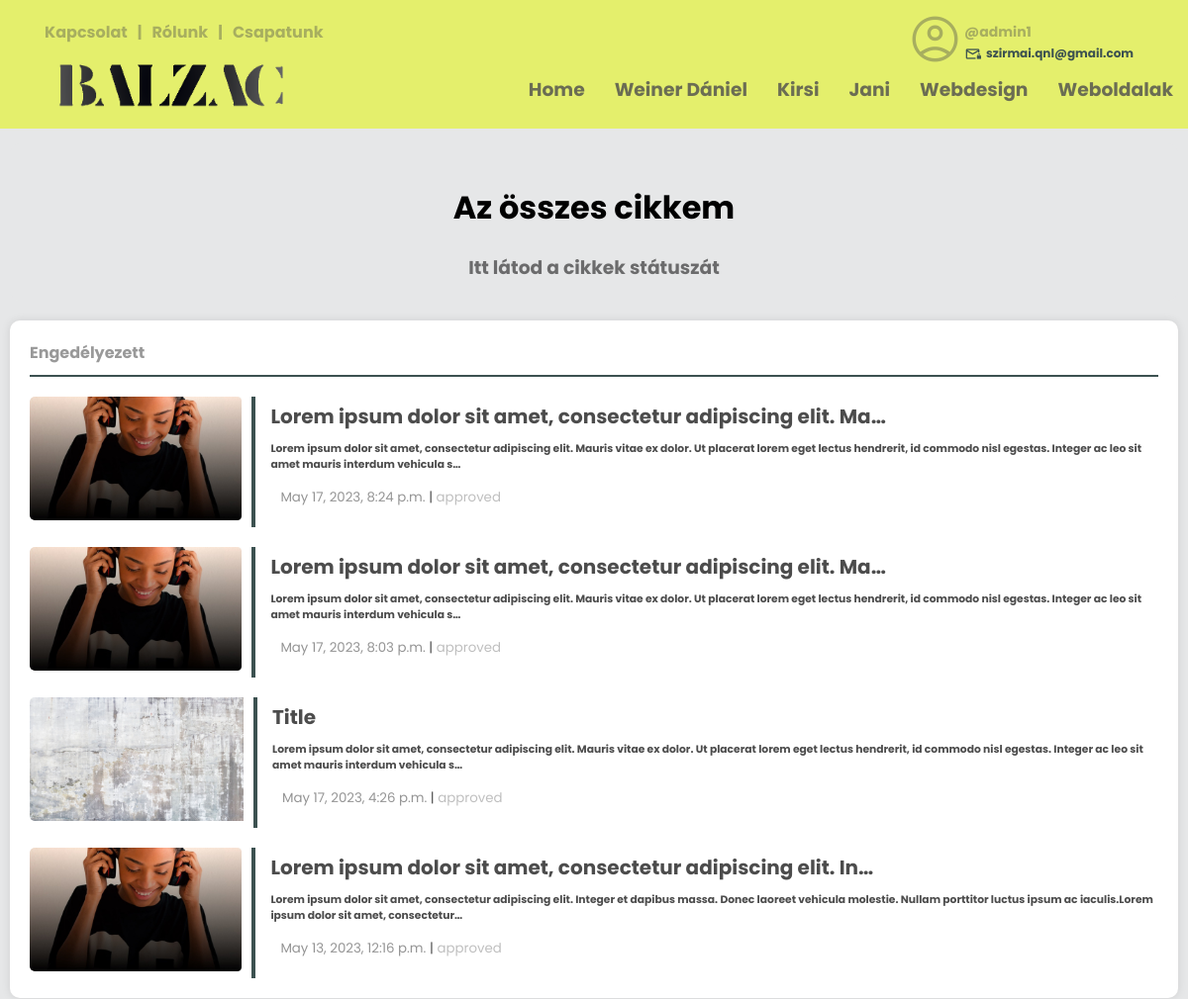
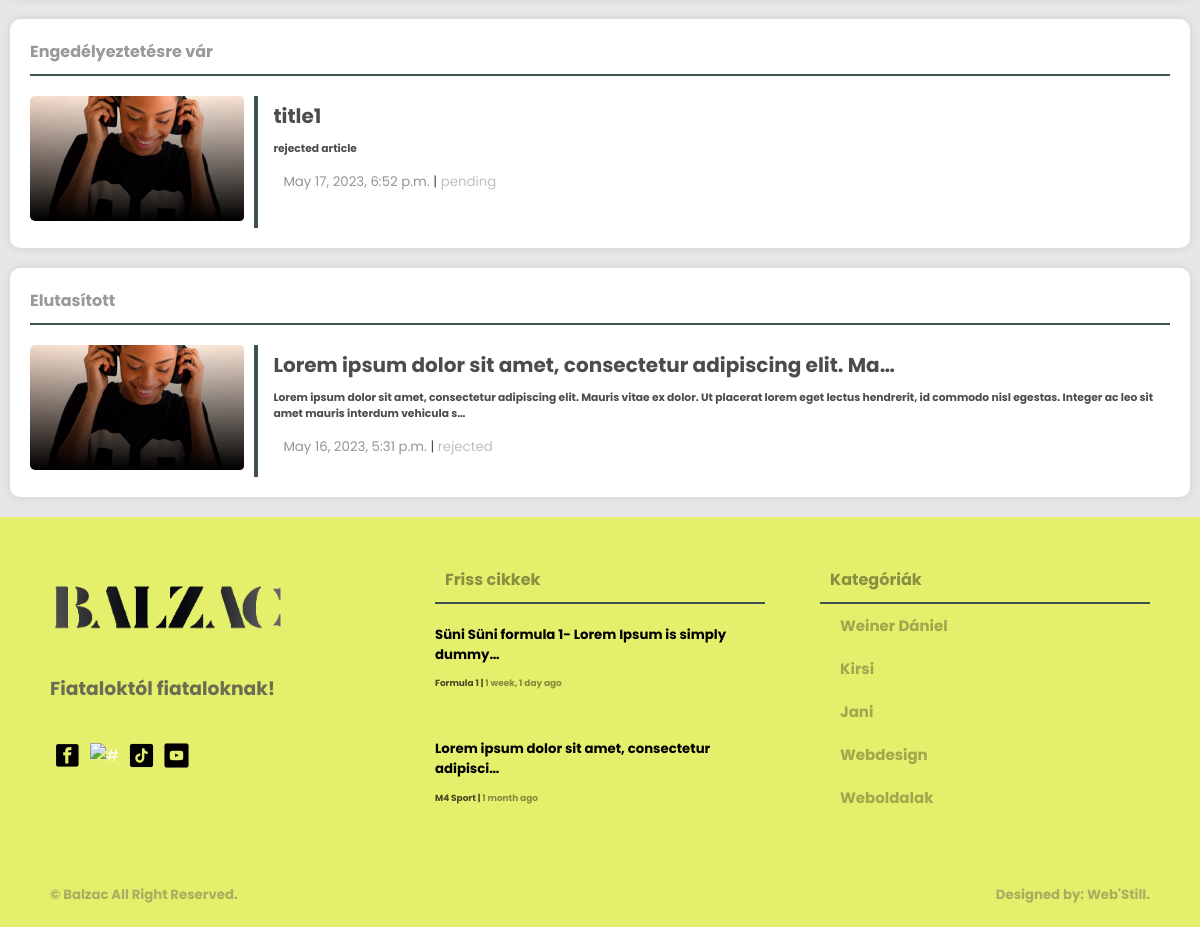
The page /auth/all-articles/ (signed in) on the database its author committed (2 pictures, top to bottom).
### creationboard/models.py (models this page shows, shortened)
class Category(models.Model):
    user = models.ForeignKey(User, null=True, on_delete=models.CASCADE)
    name = models.CharField(max_length=200)
    class Meta:
        ordering = ['-id']

class Article(models.Model):
    user = models.ForeignKey(User, on_delete=models.CASCADE)
    title = models.CharField(max_length=200)
    created = models.DateTimeField(auto_now_add=True, null=True)
    updated = models.DateTimeField(auto_now=True, null=True)
    articletype = models.CharField(null=False, blank=False, max_length=100)
    body = RichTextUploadingField(max_length=1000000) #ez itt lehetne RichTextUploadingField is
    indeximg = models.ImageField(upload_to="images/", default="images/home9.jpg")
    category = models.CharField(max_length=100, null=False, blank=False)
    status = models.CharField(max_length=10, choices=STATUS_CHOICES, default='pending')
    class Meta:
        ordering = ['-created']

### loginsystem/models.py (models this page shows, shortened)
class ArticleUser(models.Model):
    STATUS_CHOICES = (
        ('pending', 'Pending'),
        ('approved', 'Approved'),
        ('rejected', 'Rejected'),
    )
    user = models.ForeignKey(User, on_delete=models.CASCADE)
    created = models.DateTimeField(auto_now_add=True, null=True)
    updated = models.DateTimeField(auto_now=True, null=True)
    body = RichTextUploadingField(max_length=1000000, null=True)
    indeximg = models.ImageField(upload_to="images/", default="images/home9.jpg")
    category = models.CharField(max_length=100, null=True, blank=False)
    title = models.CharField(max_length=200, null=True)
    status = models.CharField(max_length=10, choices=STATUS_CHOICES, default='pending')
    class Meta:
        ordering = ['created']

### loginsystem/views.py (the view)
# urls.py: path('all-articles/', views.allUserArticles, name="all-articles"),
def allUserArticles(request):
    footarticle = models.Article.objects.all()[0:2]
    navcategory = models.Category.objects.all()[0:5]
    approved = request.user.articleuser_set.filter(status='approved').order_by('-created')
    pending = request.user.articleuser_set.filter(status='pending').order_by('-created')
    rejected = request.user.articleuser_set.filter(status='rejected').order_by('-created')
    context = {'approved': approved, 'category2': navcategory, 'article4': footarticle, 'pending': pending, 'rejected': rejected}
    return render(request, 'log/all-articles.html', context)

### templates/log/all-articles.html (shortened to what this page needs)
{% load static %}
<!DOCTYPE html>
<html>
<head>
	<link rel="stylesheet" type="text/css" href="{% static 'main/style.css' %}">
</head>
<body>
	{% if approved or pending or rejected%}
	{% include 'main/navbar.html' %}
			<main>
				<div class="wrapper">
					<div class="row">
						<div class="card-04 backg">
							<h1 align="center">Az összes cikkem</h1>
							<h3 align="center">Itt látod a cikkek státuszát</h3>
						</div>
					</div>
					<div class="row">
						{% if approved %}
						<div class="card-04 topic-big-screen">
							<div class="box-title mb-3 pb-0">
								<h4 class="txt-black mb-0 m-0">Engedélyezett<h4>
							</div>
							{% for articleuser in approved%}
							<div class="article-with-pic-1">
								<div class="article-pic">
									<a href="{% url 'user-article' articleuser.title %}">
									<img src="{{ articleuser.indeximg.url }}" alt="" />
									</a>
								</div>
								<div class="pic-with-articles">
									<a href="{% url 'user-article' articleuser.title %}">
										<h5>{{ articleuser.title|truncatechars:60 }}</h5>
										<h6>{{ articleuser.body|truncatechars:200|safe }}</h6>
									</a>
									<small><span style="color: black;">{{ articleuser.created }}</span>  |  <span><a href="#">{{ articleuser.status }}</a></span></small>
								</div>
							</div>
							{% endfor %}
						</div>
						{% endif %}
					</div>
                    <div class="row">
						{% if pending %}
						<div class="card-04 topic-big-screen">
							<div class="box-title mb-3 pb-0">
								<h4 class="txt-black mb-0 m-0">Engedélyeztetésre vár<h4>
							</div>
							{% for articleuser in pending %}
							<div class="article-with-pic-1">
								<div class="article-pic">
									<a href="{% url 'user-article' articleuser.title %}">
									<img src="{{ articleuser.indeximg.url }}" alt="" />
									</a>
								</div>
								<div class="pic-with-articles">
									<a href="{% url 'user-article' articleuser.title %}">
										<h5>{{ articleuser.title|truncatechars:60 }}</h5>
										<h6>{{ articleuser.body|truncatechars:200|safe }}</h6>
									</a>
									<small><span style="color: black;">{{ articleuser.created }}</span>  |  <span><a href="#">{{ articleuser.status }}</a></span></small>
								</div>
							</div>
							{% endfor %}
						</div>
						{% endif %}
					</div>
                    <div class="row">
						{% if rejected %}
						<div class="card-04 topic-big-screen">
							<div class="box-title mb-3 pb-0">
								<h4 class="txt-black mb-0 m-0">Elutasított<h4>
							</div>
							{% for articleuser in rejected %}
							<div class="article-with-pic-1">
								<div class="article-pic">
									<a href="{% url 'user-article' articleuser.title %}">
									<img src="{{ articleuser.indeximg.url }}" alt="" />
									</a>
								</div>
								<div class="pic-with-articles">
									<a href="{% url 'user-article' articleuser.title %}">
										<h5>{{ articleuser.title|truncatechars:60 }}</h5>
										<h6>{{ articleuser.body|truncatechars:200|safe }}</h6>
									</a>
									<small><span style="color: black;">{{ articleuser.created }}</span>  |  <span><a href="#">{{ articleuser.status }}</a></span></small>
								</div>
							</div>
							{% endfor %}
						</div>
						{% endif %}
					</div>
			</main>
			{% include 'main/footer.html' %}
	{% endif %}
</body>
</html>

### templates/main/navbar.html (shortened to what this page needs)
{% load static %}
<div class="screen-big">
<nav>
    <div class="nav-one nav-flex">
        <div class="left flex">
            <ul class="top-header mt-0">
                <li><a href="{% url 'contact-us' %}"><h4>Kapcsolat</h4></a></li>
                <li><h4>|</h4></li>
                <li><a href="{% url 'about-us' %}"><h4>Rólunk</h4></a></li>
                <li><h4>|</h4></li>
                <li><a href="{% url 'team-index' %}"><h4>Csapatunk</h4></a></li>
            </ul>
        </div>
        <div class="right flex">
                <ul class="top-header">
                    {% if request.user.is_authenticated %}
                    <li>
                        <div class="header-profile-pic">
                            <div class="pic">
                                <span class="material-symbols-outlined">account_circle</span>
                            </div>
                            <div class="header-profile-info">
                                <h4><a href="{% url 'profile-page' request.user.username %}">@{{ request.user }}</a></h4>
                                <h6><a href=""><span class="material-symbols-outlined">mail_lock</span>{{ request.user.email }}</a></h6>
                            </div>
                        </div>
                    </li>
                    {% endif %}
                </ul>
        </div>
    </div>
    <div class="nav-two nav-flex">
        <div class="left flex">
            <ul>
                <a href="{% url 'index' %}"><li><img src="{% static 'main/pics/logo.png' %}" class="logo-img" alt="#" /></li>
            </ul>
        </div>
        <div class="right">
            <div class="social media">
                <ul>
                    <li><a href="{% url 'index' %}"><h3>Home</h3></a></li>
                    {% for category in category2 %}
                        <li><a href="{% url 'article-page' category.name %}"><h3>{{ category.name }}</h3></a></li>
                    {% endfor %}
                </ul>
            </div>
        </div>
    </div>
</nav>
</div>

### templates/main/footer.html
{% load static %}
<footer>
    <div class="footer">
        <div class="footer-cols footer-firts">
            <div class="col-01">
                <ul class="pd-0">
                    <a href="{% url 'index' %}"><li><img src="{% static 'main/pics/logo.png' %}" class="logo-img" alt="#" /></li>
                </ul>
                <h3>Fiataloktól fiataloknak!</h3>
                <ul class="foot-icon-margin pd-0">
                    <a href="https://www.facebook.com/profile.php?id=100090612766620" target="blank"><li><img src="{% static 'main/pics/facebook.png' %}" class="icon-img" alt="#" target="blank" /></a></li>
                    <a href="https://www.instagram.com/balzacponthu/" target="blank"><li><img src="{% static 'main/pics/instagram.png' %}" class="icon-img" alt="#" /></li></a>
                    <a href="https://www.tiktok.com/@balzac.ujsag" target="blank"><li><img src="{% static 'main/pics/tiktok.png' %}" class="icon-img" alt="#" /></li></a>
                    <a href="https://www.youtube.com/@balzacujsag" target="blank"><li><img src="{% static 'main/pics/youtube.png' %}" class="icon-img" alt="#" /></li></a>
                </ul>
            </div>
            <div class="col-02">
                <div class="box-title">
                    <h4 class="txt-black">Friss cikkek<h4>
                </div>
                {% for article in article4 %}
                <ul class="pd-0">
                    <li><a href="{% url 'article' article.id %}" class="footer-article-text">
                        <h5 class="mt-1 mb-1">{{ article.title|truncatechars:49 }}</h5>
                        <h6 class="m-0">{{ article.body|truncatechars:30|safe }}</h6>
                        <small class="black"><span><a href="{% url 'article-page' article.category %}" class="black">{{ article.category }} </a></span>  |  <span><a class="black"> {{ article.created|timesince }} ago</a></span></small>
                    </a></li>
                </ul>
                {% endfor %}
            </div>
            <div class="col-03">
                <div class="box-title">
                    <h4 class="txt-black">Kategóriák<h4>
                </div>
                <div class="box-categories">
                    <ul>
                        {% for category in category2 %}
                        <li><a href="{% url 'article-page' category.name %}" class="txt-black">{{ category.name }}</a></li>
                        {% endfor %}
                    </ul>
                </div>
            </div>
        </div>
        <div class="footer-second">
            <div>
                <h5><a href="#"> &copy; Balzac</a> All Right Reserved.<h5>
            </div>
            <div>
                <h5><a href="">Designed by: Web'Still.</a><h5>
            </div>
        </div>
    </div>
</footer>

### rows shown on the page
Category: name "Weiner Dániel"
Category: name "Kirsi"
Category: name "Jani"
Category: name "Webdesign"
Category: name "Weboldalak"
ArticleUser: indeximg (picture), title "Lorem ipsum dolor sit amet, consectetur adipiscing elit. Ma…", body "Lorem ipsum dolor sit amet, consectetur adipiscing elit. Mauris vitae ex dolor. Ut placerat lorem eget lectus hendrerit, id commodo nisl egestas. Integer ac leo sit amet mauris interdum vehicula s…", created "May 17, 2023, 8:24 p.m.", status "approved"
ArticleUser: indeximg (picture), title "Lorem ipsum dolor sit amet, consectetur adipiscing elit. Ma…", body "Lorem ipsum dolor sit amet, consectetur adipiscing elit. Mauris vitae ex dolor. Ut placerat lorem eget lectus hendrerit, id commodo nisl egestas. Integer ac leo sit amet mauris interdum vehicula s…", created "May 17, 2023, 8:03 p.m.", status "approved"
ArticleUser: indeximg (picture), title "Title", body "Lorem ipsum dolor sit amet, consectetur adipiscing elit. Mauris vitae ex dolor. Ut placerat lorem eget lectus hendrerit, id commodo nisl egestas. Integer ac leo sit amet mauris interdum vehicula s…", created "May 17, 2023, 4:26 p.m.", status "approved"
ArticleUser: indeximg (picture), title "Lorem ipsum dolor sit amet, consectetur adipiscing elit. In…", body "Lorem ipsum dolor sit amet, consectetur adipiscing elit. Integer et dapibus massa. Donec laoreet vehicula molestie. Nullam porttitor luctus ipsum ac iaculis.Lorem ipsum dolor sit amet, consectetur…", created "May 13, 2023, 12:16 p.m.", status "approved"
ArticleUser: indeximg (picture), title "title1", body "rejected article", created "May 17, 2023, 6:52 p.m.", status "pending"
ArticleUser: indeximg (picture), title "Lorem ipsum dolor sit amet, consectetur adipiscing elit. Ma…", body "Lorem ipsum dolor sit amet, consectetur adipiscing elit. Mauris vitae ex dolor. Ut placerat lorem eget lectus hendrerit, id commodo nisl egestas. Integer ac leo sit amet mauris interdum vehicula s…", created "May 16, 2023, 5:31 p.m.", status "rejected"
Article: title "Süni Süni formula 1- Lorem Ipsum is simply dummy…", category "Formula 1", created "1 week, 1 day"
Article: title "Lorem ipsum dolor sit amet, consectetur adipisci…", category "M4 Sport", created "1 month"

### other values the page prints
{{ request.user }} "admin1"
{{ request.user.email }} "szirmai.qnl@gmail.com"
